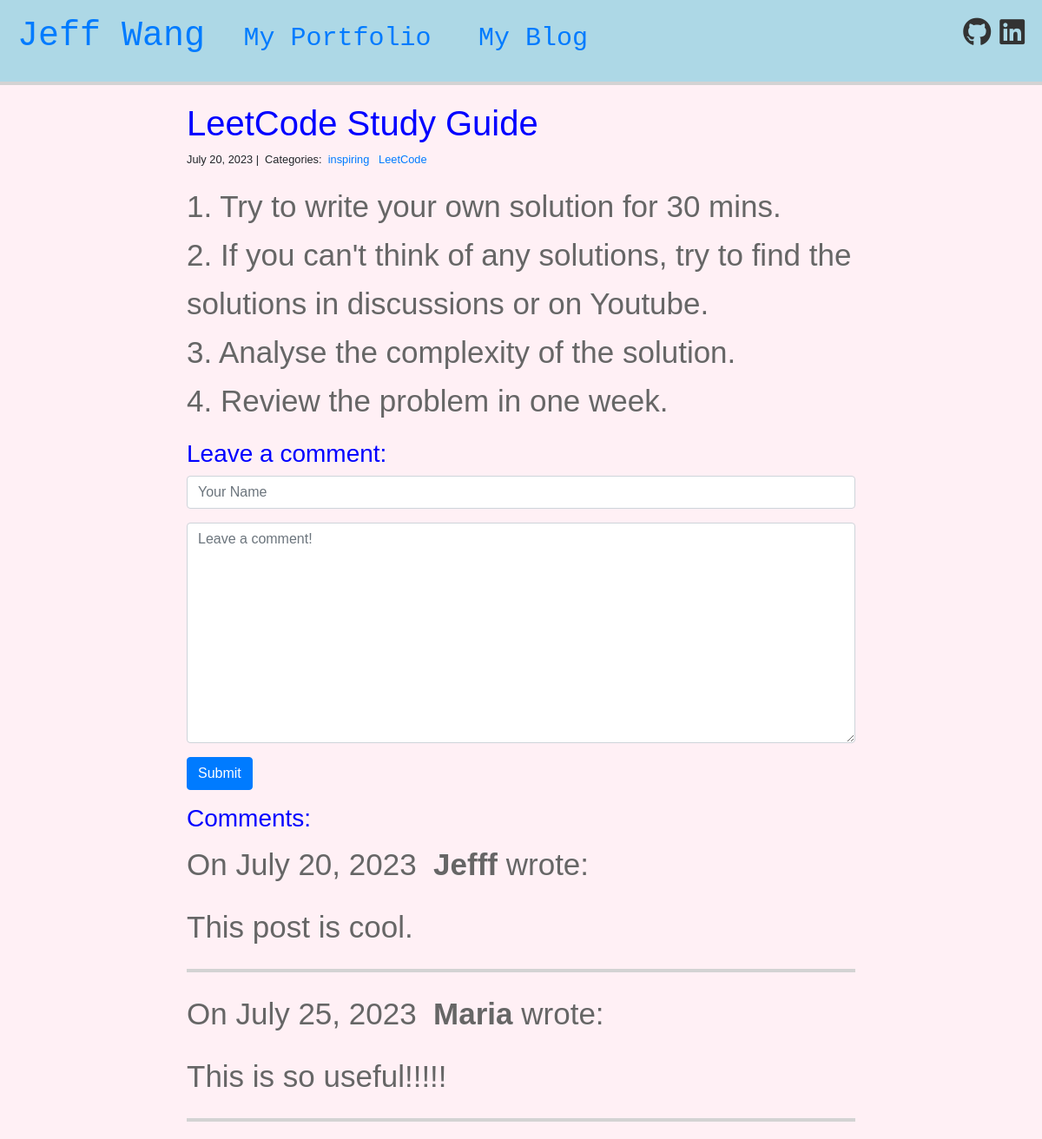
Page /blog/1/ on the committed database.
### blog/models.py (models this page shows)
class Post(models.Model):
    title = models.CharField(max_length=255)
    body = models.TextField()
    created_on = models.DateTimeField(auto_now_add=True)
    last_modified = models.DateTimeField(auto_now=True)
    categories = models.ManyToManyField('Category', related_name='posts')

class Category(models.Model):
    name = models.CharField(max_length=20)

class Comment(models.Model):
    author = models.CharField(max_length=60)
    body = models.TextField()
    created_on = models.DateTimeField(auto_now_add=True)
    post = models.ForeignKey('Post', on_delete=models.CASCADE)

### blog/views.py (the view, shortened to what this page needs)
# urls.py: path("<int:pk>/", views.blog_detail, name="blog_detail"),
def blog_detail(request, pk):
    post = Post.objects.get(pk=pk)
    form = CommentForm()
    comments = Comment.objects.filter(post=post)
    context = {
        "post": post,
        "comments": comments,
        "form": form,
    }
    return render(request, "blog_detail.html", context)

### blog/forms.py
class CommentForm(forms.Form):
    author = forms.CharField(
        max_length=60,
        widget=forms.TextInput(attrs={
            "class": "form-control",
            "placeholder": "Your Name"
        })
    )
    body = forms.CharField(widget=forms.Textarea(
        attrs={
            "class": "form-control",
            "placeholder": "Leave a comment!"
        })
    )

### blog/templates/blog_detail.html (shortened to what this page needs)
{% extends "base.html" %}
{% block page_content %}
<div class="col-md-8 offset-md-2">
    <h1>{{ post.title }}</h1>
    <small>
        {{ post.created_on.date }} |&nbsp;
        Categories:&nbsp;
        {% for category in post.categories.all %}
        <a href="{% url 'blog_category' category.name %}">
            {{ category.name }}
        </a>&nbsp;
        {% endfor %}
    </small>
    <p>{{ post.body | linebreaks }}</p>
    <h3>Leave a comment:</h3>
    <form action="/blog/{{ post.pk }}/" method="post">
        <div class="form-group">
            {{ form.author }}
        </div>
        <div class="form-group">
            {{ form.body }}
        </div>
        <button type="submit" class="btn btn-primary">Submit</button>
    </form>
    <h3>Comments:</h3>
    {% for comment in comments %}
    <p>
        On {{comment.created_on.date }}&nbsp;
        <b>{{ comment.author }}</b> wrote:
    </p>
    <p>{{ comment.body }}</p>
    <hr>
    {% endfor %}
</div>
{% endblock %}

### personal_portfolio/templates/base.html (style rules this page uses)
h1, h3 { color: blue; }
p { font-size: 35px; color: #666; }
hr { border: 2px solid lightgray; margin: 20px 0; }

### rows in the picture
Post: title "LeetCode Study Guide", created_on "July 20, 2023", body "1. Try to write your own solution for 30 mins. 2. If you can't think of any solutions, try to find the solutions in discussions or on Youtube. 3. Analyse the complexity of the solution. 4. Review the problem in one week."
Category: name "inspiring"
Category: name "LeetCode"
Comment: created_on "July 20, 2023", author "Jefff", body "This post is cool."
Comment: created_on "July 25, 2023", author "Maria", body "This is so useful!!!!!"
